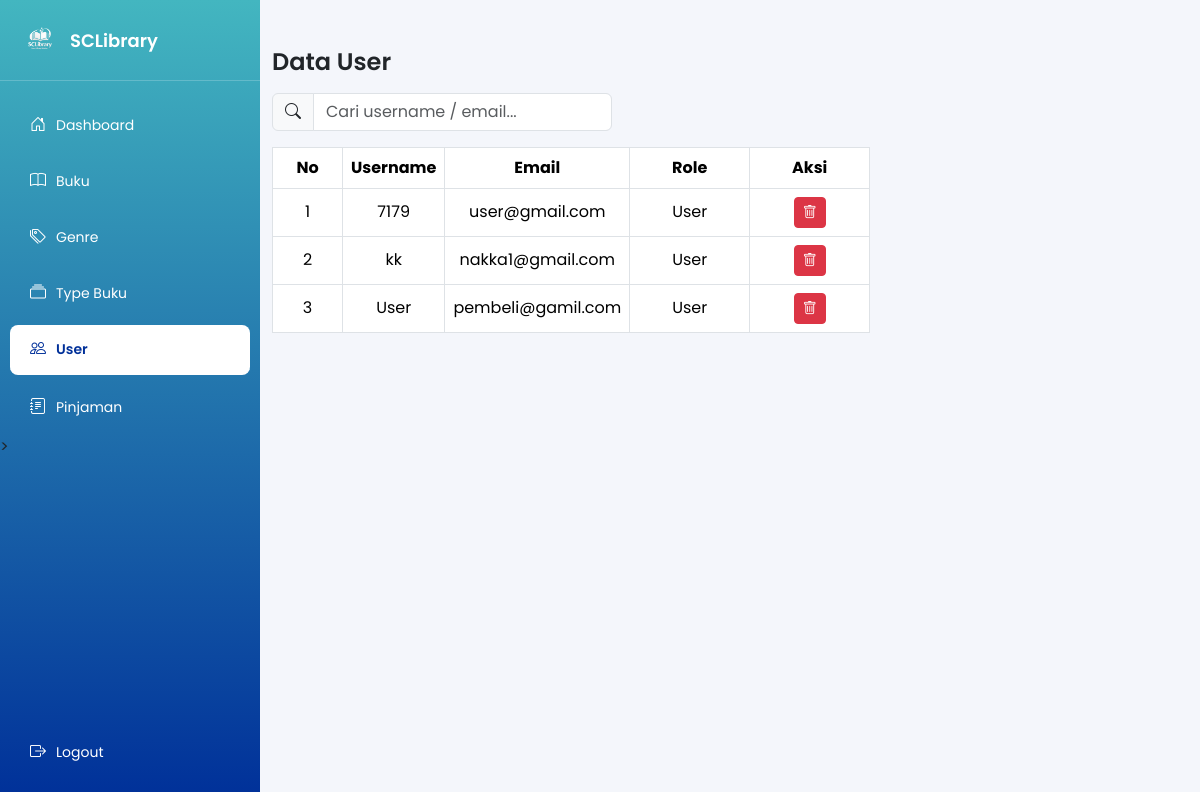
Page /admin/user.php (signed in) on the committed database.
### tables this page shows
CREATE TABLE `users` (
  `id` int(11) NOT NULL,
  `username` varchar(50) NOT NULL,
  `password` varchar(255) NOT NULL,
  `email` varchar(100) NOT NULL,
  `role` enum('user','admin') DEFAULT 'user',
  `created_at` timestamp NOT NULL DEFAULT current_timestamp()
);

### admin/user.php (the view, shortened to what this page needs)
<?php
require_once "../config/config.php";
$limit = 5;
$page  = isset($_GET['page']) ? (int)$_GET['page'] : 1;
$page  = ($page < 1) ? 1 : $page;
$start = ($page - 1) * $limit;
$keyword = $_GET['search'] ?? '';
$like = "%$keyword%";
$stmt = $conn->prepare(
    "SELECT id, username, email, role
     FROM users
     WHERE role != 'admin'
       AND (username LIKE ? OR email LIKE ?)
     ORDER BY id DESC
     LIMIT ?, ?"
);
$stmt->bind_param("ssii", $like, $like, $start, $limit);
$stmt->execute();
$result = $stmt->get_result();
?>
<!DOCTYPE html>
<html lang="id">
<head>
<link href="https://cdn.jsdelivr.net/npm/bootstrap@5.3.3/dist/css/bootstrap.min.css" rel="stylesheet">
<link href="https://cdn.jsdelivr.net/npm/bootstrap-icons/font/bootstrap-icons.css" rel="stylesheet">
</head>
<body>
<div class="dashboard-container">
<?php include 'navbar.php'; ?>
<main>
<div class="container mt-5">
    <h4 class="page-title mb-3">Data User</h4>
    <form method="GET" class="mb-3">
        <div class="input-group search-box">
            <span class="input-group-text"><i class="bi bi-search"></i></span>
            <input type="text" name="search" class="form-control"
                   placeholder="Cari username / email..."
                   value="<?= htmlspecialchars($keyword) ?>">
        </div>
    </form>
    <table class="table table-bordered text-center align-middle">
        <thead>
            <tr>
                <th width="70">No</th>
                <th>Username</th>
                <th>Email</th>
                <th width="120">Role</th>
                <th width="120">Aksi</th>
            </tr>
        </thead>
        <tbody>
        <?php if($result->num_rows > 0):
            $no = $start + 1;
            while($row = $result->fetch_assoc()):
        ?>
            <tr>
                <td><?= $no++ ?></td>
                <td><?= htmlspecialchars($row['username']) ?></td>
                <td><?= htmlspecialchars($row['email']) ?></td>
                <td>User</td>
                <td>
                    <a href="?hapus=<?= $row['id'] ?>"
                       class="btn btn-danger btn-sm"
                       onclick="return confirm('Hapus user ini?')">
                        <i class="bi bi-trash"></i>
                    </a>
                </td>
            </tr>
        <?php endwhile; else: ?>
            <tr>
                <td colspan="5" class="text-muted">Data user belum ada</td>
            </tr>
        <?php endif; ?>
        </tbody>
    </table>
</div>
</main>
</div>
</body>
</html>

### admin/user.php (style rules this page uses)
body { font-family:'Poppins',sans-serif;background:#f5f6fa }
.page-title { font-weight:600 }
.table thead { background:#e5e5e5 }
.search-box { max-width:340px }
.dashboard-container { display:flex; }

### admin/navbar.php (style rules this page uses)
body { background:#f4f6fb; }

### rows in the picture
users: username "7179", email "user@gmail.com"
users: username "kk", email "nakka1@gmail.com"
users: username "User", email "pembeli@gamil.com"
